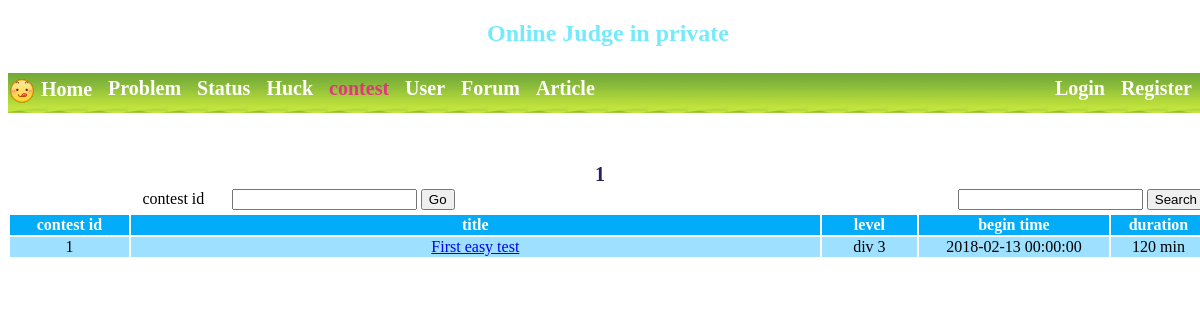
Page /Html/Contest.php on the earlier database version.
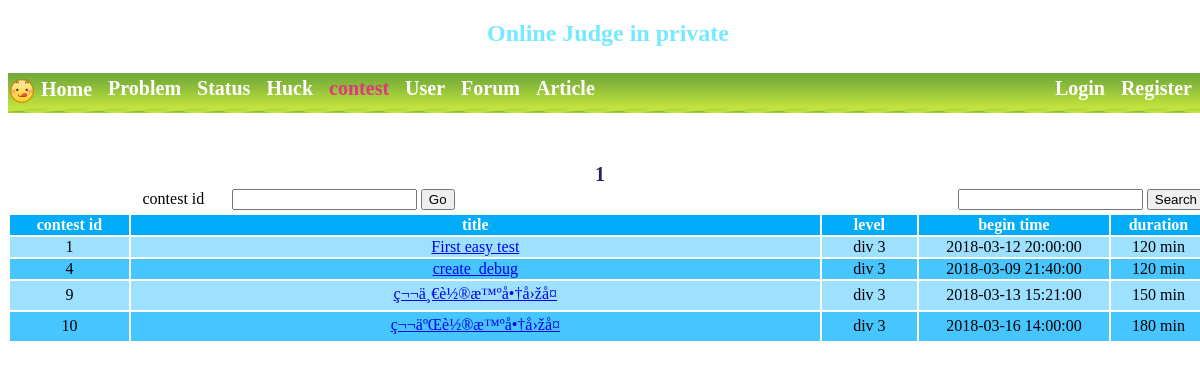
Same page on the later database version.
### tables this page shows
CREATE TABLE IF NOT EXISTS `contest_information_1` (
  `contest_id` int(11) NOT NULL,
  `level` int(11) NOT NULL,
  `type` int(11) NOT NULL,
  `begin_time` datetime NOT NULL,
  `duration` int(11) NOT NULL,
  `limit_par` int(11) NOT NULL,
  `name` varchar(1000) NOT NULL,
  `creator_id` int(11) NOT NULL,
  `problem_number` int(11) NOT NULL,
  PRIMARY KEY (`contest_id`),
  KEY `contest_id` (`contest_id`),
  KEY `level` (`level`),
  KEY `type` (`type`)
);

### Php/Public_1.php (called while the page is built, shortened)
<?php
	function get_of_web_number_information($conn,$uid){
		$next_number_return = -9456487;
		$sql = "SELECT * FROM web_number_information WHERE id = '$uid'";
		$result = mysqli_query($conn,$sql);
		while ($row = mysqli_fetch_array($result)) {
			$next_number_return = $row['next_numbers'];
		}
		return $next_number_return;
	}
 ?>

### Html/Contest.php (the view, shortened to what this page needs)
<?php
	include "../Php/Public_1.php";
	function display_level($num){
		if ( $num == 0 ) {
			echo "div 3";
		}else if ( $num == 1 ) {
			echo "div 2";
		}else if ( $num == 2 ) {
			echo "div 1'2";
		}else if ( $num == 3 ) {
			echo "div 1";
		}else {
			echo "education";
		}
	}
?>
<!DOCTYPE html>
<html>
<head>
	<link rel="stylesheet" type="text/css" href="../Css/Home.css">
	<link rel="stylesheet" type="text/css" href="../Css/public_1.css">
	<link rel="stylesheet" type="text/css" href="../Css/problem.css">
</head>
<body>
	<div id="package">
		<div id="head">
			<h2>
				<span class="_blue_1">Online Judge in private</span>
			</h2>
		</div>
		<div id="menu_backgound">
			<a href="index.php" class="menu_label_1 menu_a">
				<img id = "position_photo" src="../photo/display1.png">
				Home
			</a>
			<a href="problem.php" class="menu_label_1 menu_a">
				Problem
			</a>
			<a href="Status.php" class="menu_label_1 menu_a">
				Status
			</a>
			<a href="huck_display.php" class="menu_label_1 menu_a">
				Huck
			</a>
			<a href="Contest.php" class="menu_label_1 menu_a new_color_imp">
				contest
			</a>
			<a href="user.php" class="menu_label_1 menu_a">
				User
			</a>
			<a href="forum.php" class="menu_label_1 menu_a">
				Forum
			</a>
			<a href="article.php" class="menu_label_1 menu_a">
				Article
			</a>
					<?php
				if( $GLOBALS['loading_user_flag'] ){
					?>
						<a href="index.php?out=1" class="menu_label_1 menu_a float_imp_right">
							Sign out
						</a>
						<a href="mypage.php" class="menu_label_1 menu_a float_imp_right">
							<?php echo $GLOBALS['loading_username']; ?>
						</a>
					<?php
				}else{
					?>
						<a href="register.php" class="menu_label_1 menu_a float_imp_right">
							Register
						</a>
						<a href="loading.php" class="menu_label_1 menu_a float_imp_right">
							Login
						</a>
					<?php
				}
			?>
		</div>
	</div>
	<div id="problem_main_backgound">
		<?php
			$have_page = get_of_web_number_information($conn,7);
			$have_page--;
			$each_page_number = 100;
			$page_numbers_have = (int)(($have_page + $each_page_number - 1) / $each_page_number);
			for ($i=1; $i <= $page_numbers_have; $i++) {
				?>
					<a href="contest.php?page=<?php echo($i); ?>" class = "page_a">
						<?php echo $i; ?>
					</a>
				<?php
			}
		?>
		<table width="1200px" align="center">
			<tbody>
				<tr>
					<td width="10%"> </td>
					<form>
						<td width="10%">contest id</td>
						<td colspan="2" width="15%"><input type="text" name="ser_pro_id"></td>
						<td width="10%" align="left"><input type="submit" name="submit" value="Go"></td>
					</form>
					<td colspan="3" width="40%"> </td>
					<form>
						<td><input type="text" name="ser_pro_title"></td>
						<td><input type="submit" name="submit" value="Search"></td>
					</form>
				</tr>
			</tbody>
		</table>
		<table width="1200px" align="center">
			<thead>
				<tr class="first_table">
					<td width="10%">contest id</td>
					<td>title</td>
					<td width="8%">level</td>
					<td width="16%">begin time</td>
					<td width="8%">duration</td>
				</tr>
			</thead>
			<tbody>
				<?php
					if ( isset($_GET['page']) ) {
						$page_begin_add = $_GET['page'];
						$page_begin_add = ($page_begin_add-1)*$each_page_number;
						$begin_id = $page_begin_add;
						$end_id = $begin_id + $each_page_number;
					}else{
						$begin_id = ($page_numbers_have-1)*$each_page_number;
						$end_id = $page_numbers_have*$each_page_number;
					}
					if( $end_id > $have_page ){
						$end_id = $have_page;
					}
					$here_row = 0;
					$sql = "SELECT contest_id,level,begin_time,duration,name FROM contest_information_1 LIMIT $begin_id,$end_id";
					$result = mysqli_query($conn,$sql);
					if( !$result ){
						echo "Error: " . $sql . "<br>" . $conn->error;
					}else{
						while ($row = mysqli_fetch_array($result)) {
							$here_row++;
							$cid = $row['contest_id'];
							?>
								<tr class="<?php if($here_row%2==0){echo('odd_table');}else{echo('even_table');} ?>">
									<td><?php echo $cid; ?></td>
									<td><a href="contest/index.php?cid=<?php echo($cid) ?>"><?php echo $row['name']; ?></a></td>
									<td><?php display_level($row['level']); ?></td>
									<td><?php echo $row['begin_time']; ?></td>
									<td><?php echo $row['duration']." min"; ?></td>
								</tr>
							<?php
						}
					}
				?>
			</tbody>
		</table>
	</div>
</body>
</html>

### Css/Home.css (style rules this page uses)
body { background:url(../photo/Home.jpg); background-position: center top; background-size: 100% 100%; background-repeat: no-repeat; background-attachment: fixed; text-align: center; }

### Css/public_1.css (style rules this page uses)
#package { position: relative; width: 1200px; margin: 0 auto; }
#head { height: 53px; text-align: center; }
#menu_backgound { background: url(../photo/menu_1.jpg) repeat scroll; background-size: 40px 40px; font-weight: bold; height: 40px; text-align: left; width: 100%; z-index: 2; }
#position_photo { position: static; vertical-align: middle; }
.new_color_imp { color: #ff0097b8!important; }
._blue_1 { color: #76eafd; }
.menu_label_1 { float: left; padding-top: .25rem; padding-bottom: .25rem; margin-right: 1rem; font-size: 1.25rem; line-height: inherit; }
.menu_a { text-decoration: none; color: #fff; }
.float_imp_right { float: right!important; }
img { height: auto; border: 0; vertical-align: middle; }

### Css/problem.css (style rules this page uses)
#problem_main_backgound { background-color: rgba(255,255,255,0.5); width: 1200px; margin: 50px auto; }
.page_a { text-decoration: none; color: #25215d; font-size: 1.25rem; margin-right: 1rem; line-height: inherit; font-weight: bold; }
.first_table { background-color: #03acf9; font-size: 1rem; font-weight: bold; color: white; }
.odd_table { background-color: #47c5ff; font-size: 1rem; }
.even_table { background-color: #9de0ff; font-size: 1rem; }

Differences in the rows shown:
changed contest_information_1 "First easy test": begin_time "2018-02-13 00:00:00" → "2018-03-12 20:00:00"
added contest_information_1: contest_id "4", name "create_debug", level "div 3", begin_time "2018-03-09 21:40:00", duration "120"
added contest_information_1: contest_id "9", name "ç¬¬ä¸€è½®æ™ºå•†å›žå¤", level "div 3", begin_time "2018-03-13 15:21:00", duration "150"
added contest_information_1: contest_id "10", name "ç¬¬äºŒè½®æ™ºå•†å›žå¤", level "div 3", begin_time "2018-03-16 14:00:00", duration "180"
